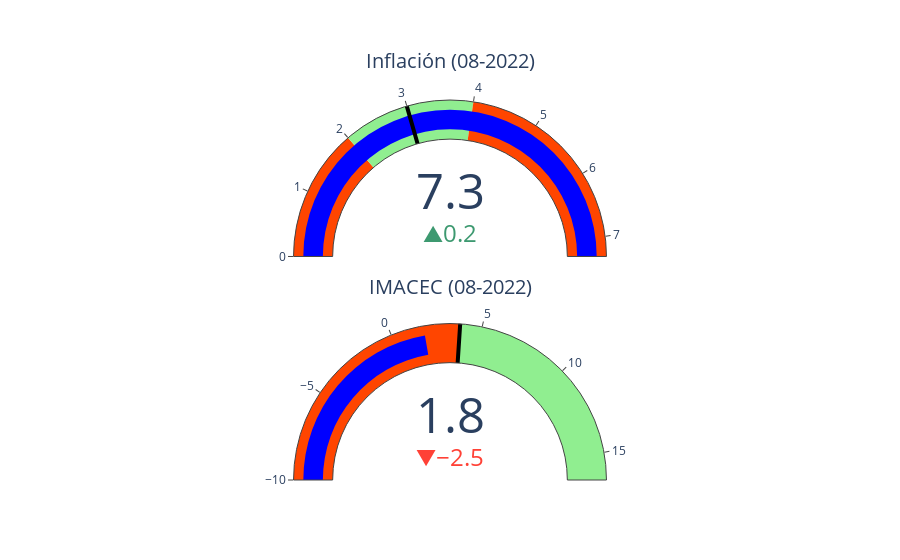

The cell this chart's notebook holds for it:
### Code cell
bc = go.Figure()

bc.add_trace(go.Indicator(
    mode = "gauge+number+delta",
    delta = {'reference': inflacion[-2]},
    value = inflacion[-1],
    title = {'text': "Inflación (" + inflacion.index.strftime('%m-%Y')[-1] + ")"},
    gauge = {
        'axis': {'range': [0, inflacion.max()]},
        'bar': {'color': 'blue'},
        'steps': [
            {'range': [0, 2.0], 'color': 'orangered'},
            {'range': [2.0, 4.0], 'color': 'lightgreen'},
            {'range': [4.0, inflacion.max()], 'color': 'orangered'}],
        'threshold': {'line': {'color': "black", 'width': 4}, 'thickness': 1, 'value': 3}       
    },
    domain = {'row': 0, 'column': 0}
    ))

bc.add_trace(go.Indicator(
    mode = "gauge+number+delta",
    delta = {'reference': imacec[-2]},
    value = imacec[-1],
    title = {'text': "IMACEC (" + imacec.index.strftime('%m-%Y')[-1] + ")"},
    gauge = {
        'axis': {'range': [-10, imacec.max()]},
        'bar': {'color': 'blue'},
        'steps': [
            {'range': [imacec.min(), imacec.median()], 'color': 'orangered'},
            {'range': [imacec.median(), imacec.max()], 'color': 'lightgreen'}],
        'threshold': {'line': {'color': "black", 'width': 4}, 'thickness': 1, 'value': imacec.median()}       
    },
    domain = {'row': 1, 'column': 0}
    ))

bc.update_layout(
    grid = {'rows': 2, 'columns': 1, 'pattern': "independent"},
    template = {'data' : {'indicator': [{
        'title': {'text': "Speed"},
        'mode' : "number+delta+gauge",
        'delta' : {'reference': 90}}]
                         }})
bc.show()

### Figure 1 — Plotly figure (JSON) as saved in the notebook; plotly's stock layout.template omitted (floating-point values rounded to 4 significant figures)
{"data": [{"delta": {"reference": 7.1}, "domain": {"column": 0, "row": 0}, "gauge": {"axis": {"range": [0, 7.3]}, "bar": {"color": "blue"}, "steps": [{"color": "orangered", "range": [0, 2]}, {"color": "lightgreen", "range": [2, 4]}, {"color": "orangered", "range": [4, 7.3]}], "threshold": {"line": {"color": "black", "width": 4}, "thickness": 1, "value": 3}}, "mode": "gauge+number+delta", "title": {"text": "Inflación (08-2022)"}, "type": "indicator", "value": 7.3}, {"delta": {"reference": 4.3}, "domain": {"column": 0, "row": 1}, "gauge": {"axis": {"range": [-10, 16.5]}, "bar": {"color": "blue"}, "steps": [{"color": "orangered", "range": [-16.1, 3.8]}, {"color": "lightgreen", "range": [3.8, 16.5]}], "threshold": {"line": {"color": "black", "width": 4}, "thickness": 1, "value": 3.8}}, "mode": "gauge+number+delta", "title": {"text": "IMACEC (08-2022)"}, "type": "indicator", "value": 1.8}], "layout": {"grid": {"columns": 1, "pattern": "independent", "rows": 2}}}
